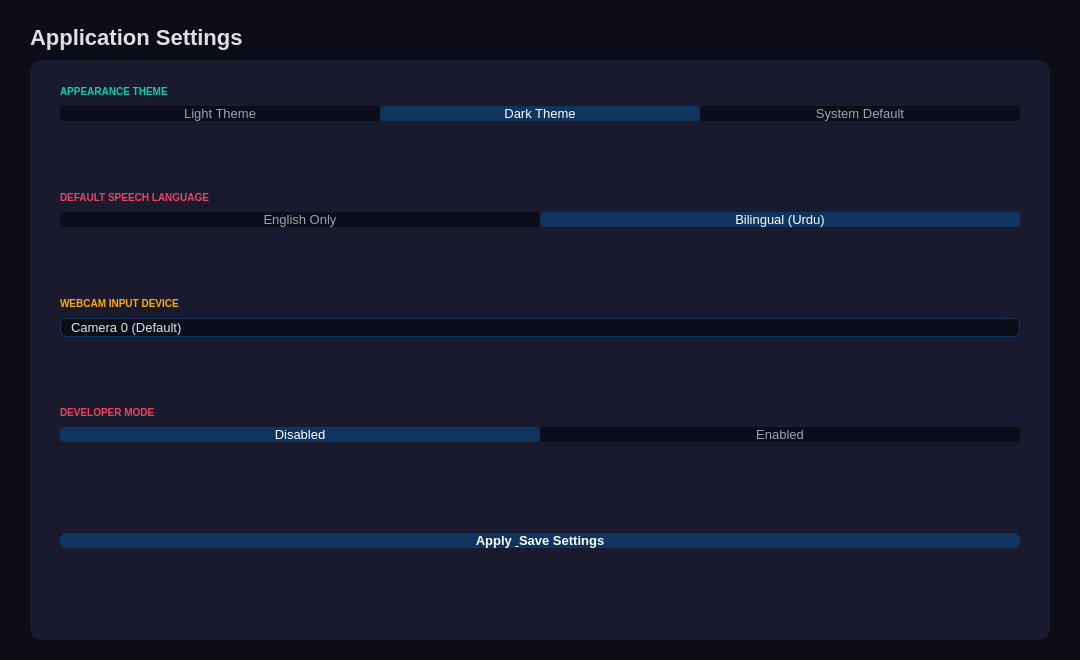
<?xml version='1.0' encoding='utf-8'?>
<ui version="4.0">
 <class>SettingsScreen</class>
 <widget class="QWidget" name="pageSettings">
  <property name="geometry">
   <rect>
    <x>0</x>
    <y>0</y>
    <width>1080</width>
    <height>660</height>
   </rect>
  </property>
  <property name="styleSheet">
   <string>QWidget { background-color: #0d0d1a; }</string>
  </property>
  <layout class="QVBoxLayout" name="settingsOuterLayout">
   <property name="leftMargin">
    <number>30</number>
   </property>
   <property name="topMargin">
    <number>25</number>
   </property>
   <property name="rightMargin">
    <number>30</number>
   </property>
   <property name="bottomMargin">
    <number>20</number>
   </property>
   <property name="spacing">
    <number>10</number>
   </property>
   <item>
    <widget class="QLabel" name="settingsTitleLabel">
     <property name="text">
      <string>Application Settings</string>
     </property>
     <property name="styleSheet">
      <string>QLabel { color: #e0e0e0; font-size: 22px; font-weight: bold; }</string>
     </property>
    </widget>
   </item>
   <item>
    <widget class="QFrame" name="settingsCard">
     <property name="styleSheet">
      <string>QFrame { background-color: #1a1a2e; border-radius: 12px; }</string>
     </property>
     <layout class="QVBoxLayout" name="settingsCardLayout">
      <property name="leftMargin">
       <number>30</number>
      </property>
      <property name="topMargin">
       <number>25</number>
      </property>
      <property name="rightMargin">
       <number>30</number>
      </property>
      <property name="bottomMargin">
       <number>30</number>
      </property>
      <property name="spacing">
       <number>8</number>
      </property>
      <item>
       <widget class="QLabel" name="settingsThemeLabel">
        <property name="text">
         <string>APPEARANCE THEME</string>
        </property>
        <property name="styleSheet">
         <string>QLabel { color: #00d4aa; font-size: 10px; font-weight: bold; background: transparent; }</string>
        </property>
       </widget>
      </item>
      <item>
       <layout class="QHBoxLayout" name="settingsThemeRow">
        <property name="spacing">
         <number>0</number>
        </property>
        <item>
         <widget class="QPushButton" name="settingsThemeLight">
          <property name="text">
           <string>Light Theme</string>
          </property>
          <property name="checkable">
           <bool>true</bool>
          </property>
          <property name="minimumHeight">
           <number>34</number>
          </property>
          <property name="styleSheet">
           <string>QPushButton { background-color: #0d0d1a; color: #a0a0b0; border: none; border-radius: 4px; font-size: 13px; } QPushButton:checked { background-color: #0f3460; color: white; } QPushButton:hover { background-color: #e94560; color: white; }</string>
          </property>
         </widget>
        </item>
        <item>
         <widget class="QPushButton" name="settingsThemeDark">
          <property name="text">
           <string>Dark Theme</string>
          </property>
          <property name="checkable">
           <bool>true</bool>
          </property>
          <property name="checked">
           <bool>true</bool>
          </property>
          <property name="minimumHeight">
           <number>34</number>
          </property>
          <property name="styleSheet">
           <string>QPushButton { background-color: #0f3460; color: white; border: none; border-radius: 4px; font-size: 13px; } QPushButton:!checked { background-color: #0d0d1a; color: #a0a0b0; } QPushButton:hover { background-color: #e94560; color: white; }</string>
          </property>
         </widget>
        </item>
        <item>
         <widget class="QPushButton" name="settingsThemeSystem">
          <property name="text">
           <string>System Default</string>
          </property>
          <property name="checkable">
           <bool>true</bool>
          </property>
          <property name="minimumHeight">
           <number>34</number>
          </property>
          <property name="styleSheet">
           <string>QPushButton { background-color: #0d0d1a; color: #a0a0b0; border: none; border-radius: 4px; font-size: 13px; } QPushButton:checked { background-color: #0f3460; color: white; } QPushButton:hover { background-color: #e94560; color: white; }</string>
          </property>
         </widget>
        </item>
       </layout>
      </item>
      <item>
       <spacer>
        <property name="orientation">
         <enum>Qt::Vertical</enum>
        </property>
        <property name="sizeHint" stdset="0">
         <size>
          <width>20</width>
          <height>10</height>
         </size>
        </property>
       </spacer>
      </item>
      <item>
       <widget class="QLabel" name="settingsLangLabel">
        <property name="text">
         <string>DEFAULT SPEECH LANGUAGE</string>
        </property>
        <property name="styleSheet">
         <string>QLabel { color: #e94560; font-size: 10px; font-weight: bold; background: transparent; }</string>
        </property>
       </widget>
      </item>
      <item>
       <layout class="QHBoxLayout" name="settingsLangRow">
        <property name="spacing">
         <number>0</number>
        </property>
        <item>
         <widget class="QPushButton" name="settingsLangEn">
          <property name="text">
           <string>English Only</string>
          </property>
          <property name="checkable">
           <bool>true</bool>
          </property>
          <property name="minimumHeight">
           <number>34</number>
          </property>
          <property name="styleSheet">
           <string>QPushButton { background-color: #0d0d1a; color: #a0a0b0; border: none; border-radius: 4px; font-size: 13px; } QPushButton:checked { background-color: #0f3460; color: white; } QPushButton:hover { background-color: #e94560; color: white; }</string>
          </property>
         </widget>
        </item>
        <item>
         <widget class="QPushButton" name="settingsLangUrdu">
          <property name="text">
           <string>Bilingual (Urdu)</string>
          </property>
          <property name="checkable">
           <bool>true</bool>
          </property>
          <property name="checked">
           <bool>true</bool>
          </property>
          <property name="minimumHeight">
           <number>34</number>
          </property>
          <property name="styleSheet">
           <string>QPushButton { background-color: #0f3460; color: white; border: none; border-radius: 4px; font-size: 13px; } QPushButton:!checked { background-color: #0d0d1a; color: #a0a0b0; } QPushButton:hover { background-color: #e94560; color: white; }</string>
          </property>
         </widget>
        </item>
       </layout>
      </item>
      <item>
       <spacer>
        <property name="orientation">
         <enum>Qt::Vertical</enum>
        </property>
        <property name="sizeHint" stdset="0">
         <size>
          <width>20</width>
          <height>10</height>
         </size>
        </property>
       </spacer>
      </item>
      <item>
       <widget class="QLabel" name="settingsCameraLabel">
        <property name="text">
         <string>WEBCAM INPUT DEVICE</string>
        </property>
        <property name="styleSheet">
         <string>QLabel { color: #ffaa00; font-size: 10px; font-weight: bold; background: transparent; }</string>
        </property>
       </widget>
      </item>
      <item>
       <widget class="QComboBox" name="settingsCamCombo">
        <property name="minimumHeight">
         <number>36</number>
        </property>
        <property name="styleSheet">
         <string>QComboBox { background-color: #0d0d1a; color: #e0e0e0; border: 1px solid #0f3460; border-radius: 6px; padding: 0 10px; font-size: 13px; } QComboBox::drop-down { border: none; } QComboBox QAbstractItemView { background-color: #1a1a2e; color: #e0e0e0; selection-background-color: #0f3460; border: none; }</string>
        </property>
        <item>
         <property name="text">
          <string>Camera 0 (Default)</string>
         </property>
        </item>
        <item>
         <property name="text">
          <string>Camera 1</string>
         </property>
        </item>
        <item>
         <property name="text">
          <string>Camera 2</string>
         </property>
        </item>
        <item>
         <property name="text">
          <string>Camera 3</string>
         </property>
        </item>
       </widget>
      </item>
      <item>
       <spacer>
        <property name="orientation">
         <enum>Qt::Vertical</enum>
        </property>
        <property name="sizeHint" stdset="0">
         <size>
          <width>20</width>
          <height>10</height>
         </size>
        </property>
       </spacer>
      </item>
      <item>
       <widget class="QLabel" name="settingsDevLabel">
        <property name="text">
         <string>DEVELOPER MODE</string>
        </property>
        <property name="styleSheet">
         <string>QLabel { color: #e94560; font-size: 10px; font-weight: bold; background: transparent; }</string>
        </property>
       </widget>
      </item>
      <item>
       <layout class="QHBoxLayout" name="settingsDevRow">
        <property name="spacing">
         <number>0</number>
        </property>
        <item>
         <widget class="QPushButton" name="settingsDevDisabled">
          <property name="text">
           <string>Disabled</string>
          </property>
          <property name="checkable">
           <bool>true</bool>
          </property>
          <property name="checked">
           <bool>true</bool>
          </property>
          <property name="minimumHeight">
           <number>34</number>
          </property>
          <property name="styleSheet">
           <string>QPushButton { background-color: #0f3460; color: white; border: none; border-radius: 4px; font-size: 13px; } QPushButton:!checked { background-color: #0d0d1a; color: #a0a0b0; } QPushButton:hover { background-color: #e94560; color: white; }</string>
          </property>
         </widget>
        </item>
        <item>
         <widget class="QPushButton" name="settingsDevEnabled">
          <property name="text">
           <string>Enabled</string>
          </property>
          <property name="checkable">
           <bool>true</bool>
          </property>
          <property name="minimumHeight">
           <number>34</number>
          </property>
          <property name="styleSheet">
           <string>QPushButton { background-color: #0d0d1a; color: #a0a0b0; border: none; border-radius: 4px; font-size: 13px; } QPushButton:checked { background-color: #0f3460; color: white; } QPushButton:hover { background-color: #e94560; color: white; }</string>
          </property>
         </widget>
        </item>
       </layout>
      </item>
      <item>
       <spacer>
        <property name="orientation">
         <enum>Qt::Vertical</enum>
        </property>
        <property name="sizeHint" stdset="0">
         <size>
          <width>20</width>
          <height>14</height>
         </size>
        </property>
       </spacer>
      </item>
      <item>
       <widget class="QLabel" name="settingsStatusLabel">
        <property name="text">
         <string />
        </property>
        <property name="styleSheet">
         <string>QLabel { color: #00d4aa; font-size: 11px; font-style: italic; background: transparent; }</string>
        </property>
       </widget>
      </item>
      <item>
       <widget class="QPushButton" name="settingsSaveBtn">
        <property name="text">
         <string>Apply &amp; Save Settings</string>
        </property>
        <property name="minimumHeight">
         <number>38</number>
        </property>
        <property name="styleSheet">
         <string>QPushButton { background-color: #0f3460; color: white; border: none; border-radius: 6px; font-size: 13px; font-weight: bold; } QPushButton:hover { background-color: #e94560; }</string>
        </property>
       </widget>
      </item>
      <item>
       <spacer>
        <property name="orientation">
         <enum>Qt::Vertical</enum>
        </property>
        <property name="sizeHint" stdset="0">
         <size>
          <width>20</width>
          <height>20</height>
         </size>
        </property>
       </spacer>
      </item>
     </layout>
    </widget>
   </item>
  </layout>
 </widget>
 <resources />
 <connections />
</ui>
